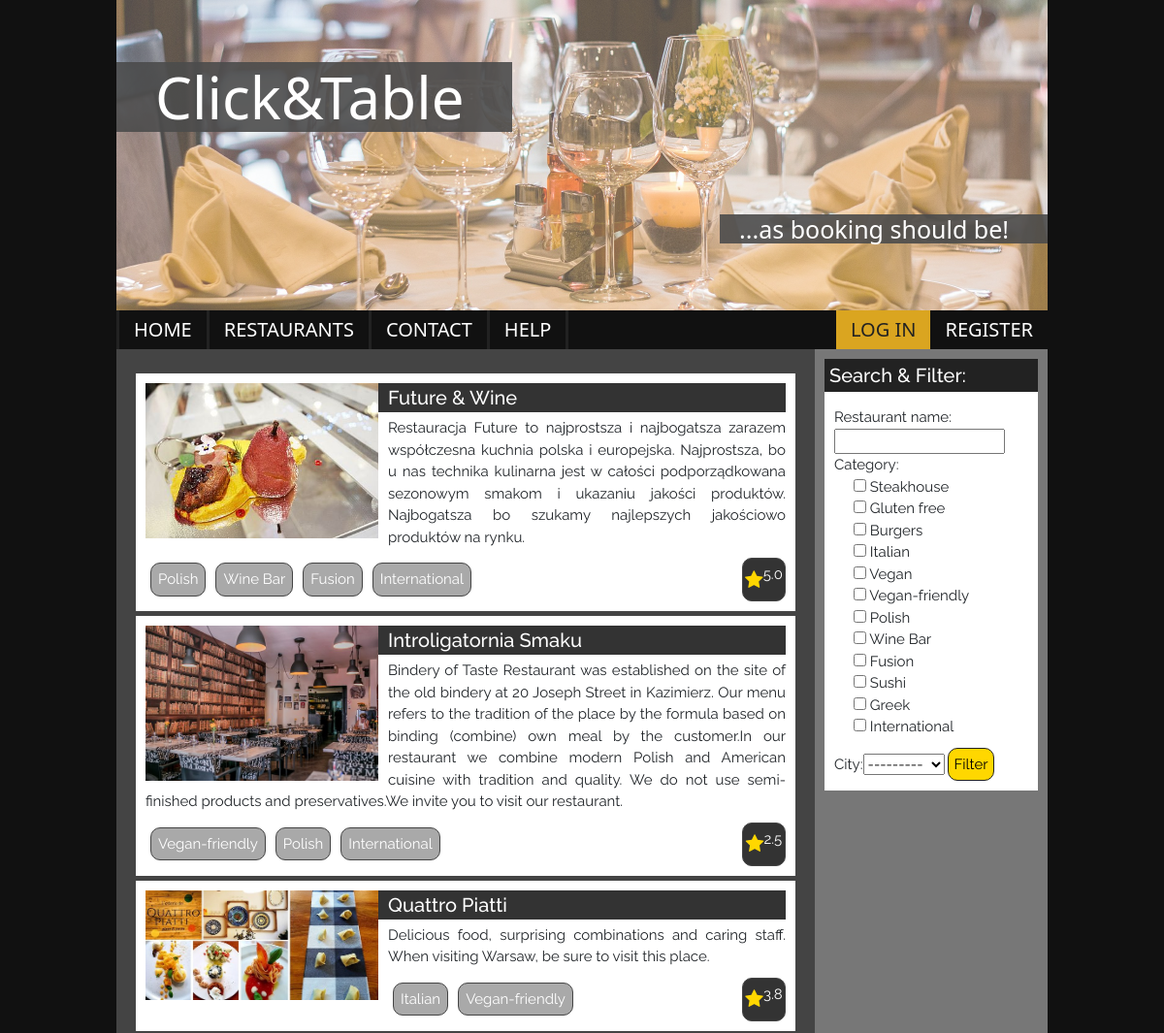
/restaurant_list/ (upper part), run on an earlier commit of the app's database.
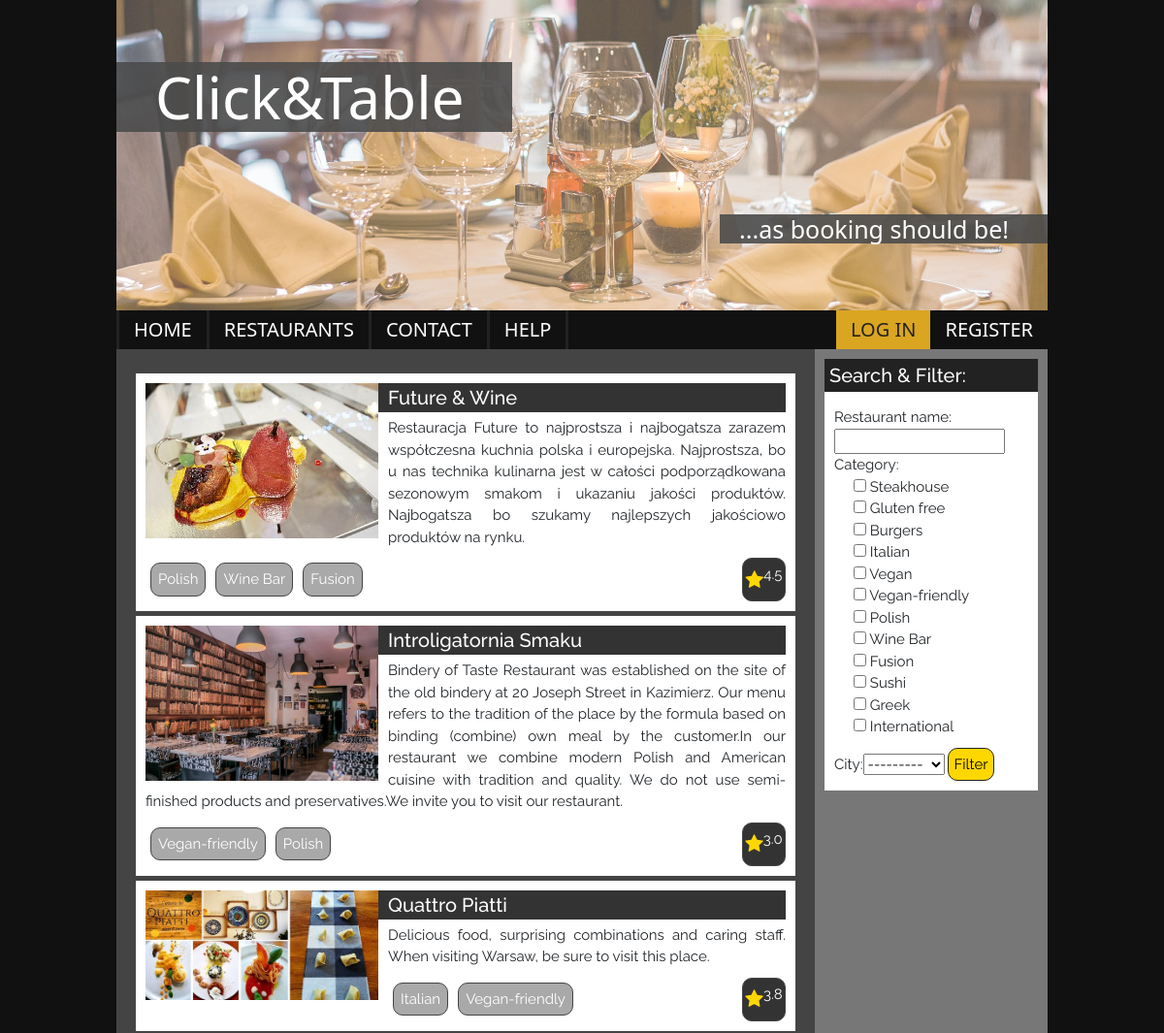
And on a later commit of the database.
### click_and_table/models.py (models this page shows, shortened)
class Restaurant(models.Model):
    def average_rating(self):
        avg = Rating.objects.filter(restaurant=self).aggregate(Avg('vote'))
        if avg['vote__avg'] is not None:
            return round(avg['vote__avg'], 1)
        return 0
    name = models.CharField(max_length=128)
    description = models.TextField()
    street = models.CharField(max_length=128)
    city = models.ForeignKey(City, on_delete=models.CASCADE)
    category = models.ManyToManyField(Category)
    image = models.ImageField(default='/static/images/no-image.png')

class Category(models.Model):
    name = models.CharField(max_length=64)
    def __str__(self):
        return self.name

### click_and_table/views.py (the view)
# urls.py: path('restaurant_list/', RestaurantListView.as_view(), name="restaurant_list"),
class RestaurantListView(View):
    def get(self, request):
        restaurants = Restaurant.objects.all().order_by('name')
        my_filter = RestaurantFilter(request.GET, queryset=restaurants)
        restaurants = my_filter.qs
        my_search = RestaurantFilter(request.GET, queryset=restaurants)
        restaurants = my_search.qs
        return render(request, 'restaurant_list.html',
                      {'restaurants': restaurants, 'my_filter': my_filter})

### click_and_table/models.py (called while the page is built)
    def __str__(self):
        return self.name

### templates/restaurant_list.html (shortened to what this page needs)
{% extends '__base__.html' %}
{% load static %}
{% block main %}
    <div class="list">
        {% for restaurant in restaurants %}
            <div class="list_item">
            {% if restaurant.image == null %}
                <img alt="no picture available" src="../click_and_table/static/images/no-image.png">
                {% else %}
                <img alt="restaurant_picture"
                     src="{{ restaurant.image.url }}">
            {% endif %}
                <h2><a href="{% url 'restaurant_details' restaurant.id %}">{{ restaurant.name }}</a></h2>
                <p>{{ restaurant.description }}</p>
                <section class="categories">
                    {% for category in restaurant.category.all %}
                        <span>{{ category.name }}</span>
                    {% endfor %}
                </section>
                <section class="average-rating"><span><i class="fa fa-star"></i></span>
                    <p>
                        {% if restaurant.average_rating == None %}
                            N
                        {% else %}
                            {{ restaurant.average_rating }}
                        {% endif %}
                    </p></section>
            </div>
        {% endfor %}
    </div>
    <div class="sidebar">
        <section class="filter">
            <h2>Search & Filter:</h2>
            <form class="filter-form">
                {{ my_filter.form }}
                <input class="submit-filter" type="submit" value="Filter">
            </form>
        </section>
    </div>
{% endblock %}

What changed in the data, as far as the page shows it:
removed Category: name "International"
computed for Restaurant "Future & Wine": average_rating "5.0" → "4.5"
computed for Restaurant "Introligatornia Smaku": average_rating "2.5" → "3.0"
